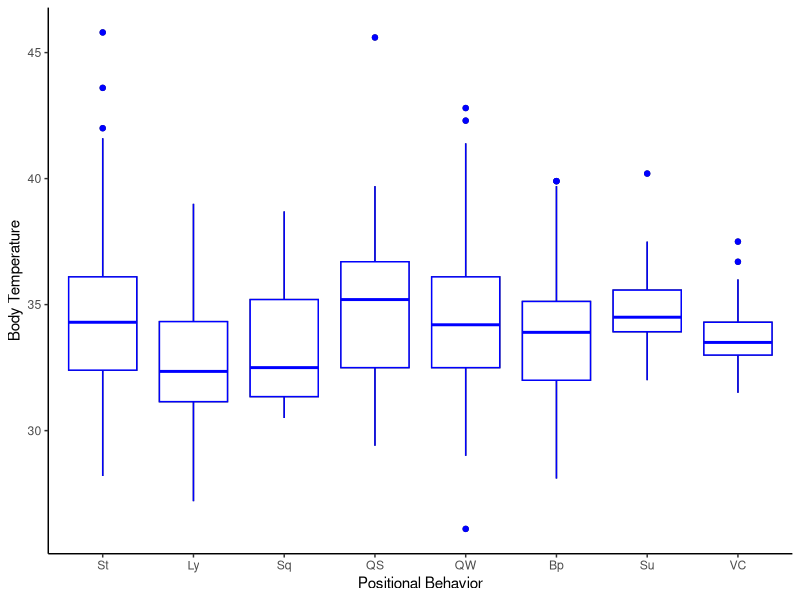
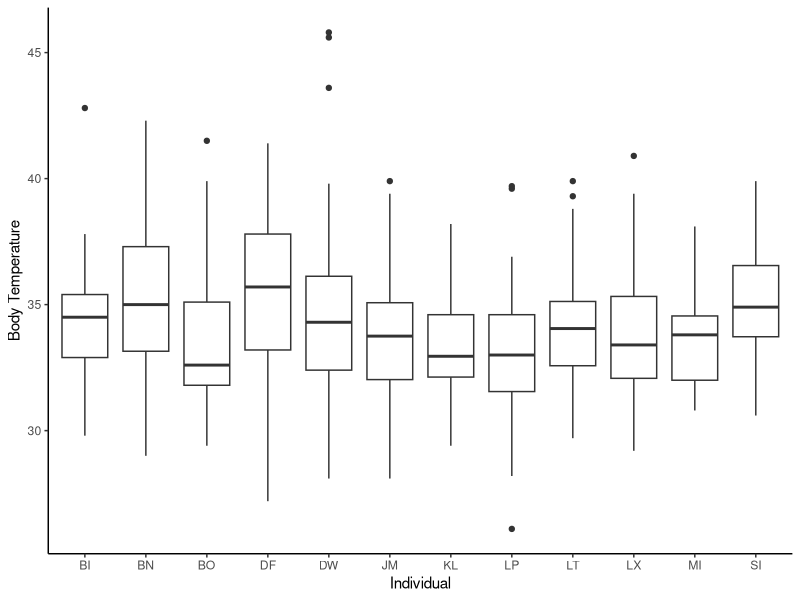
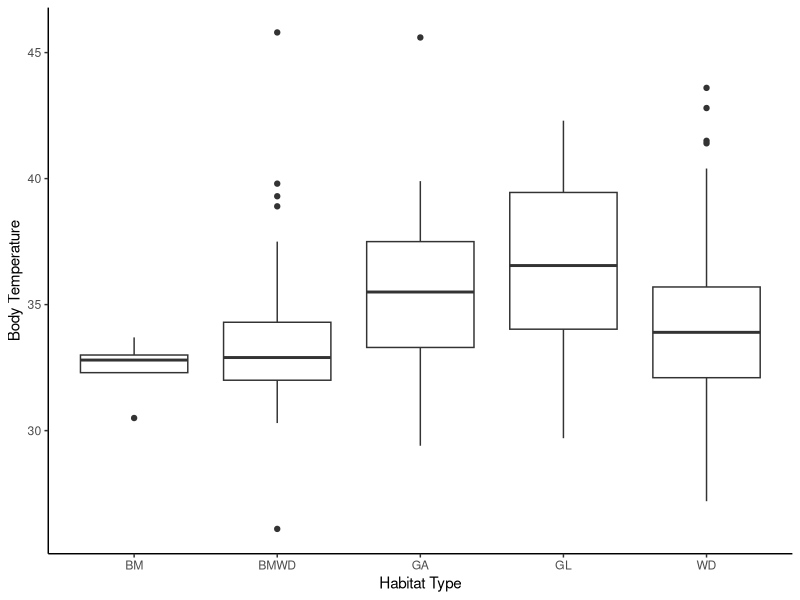
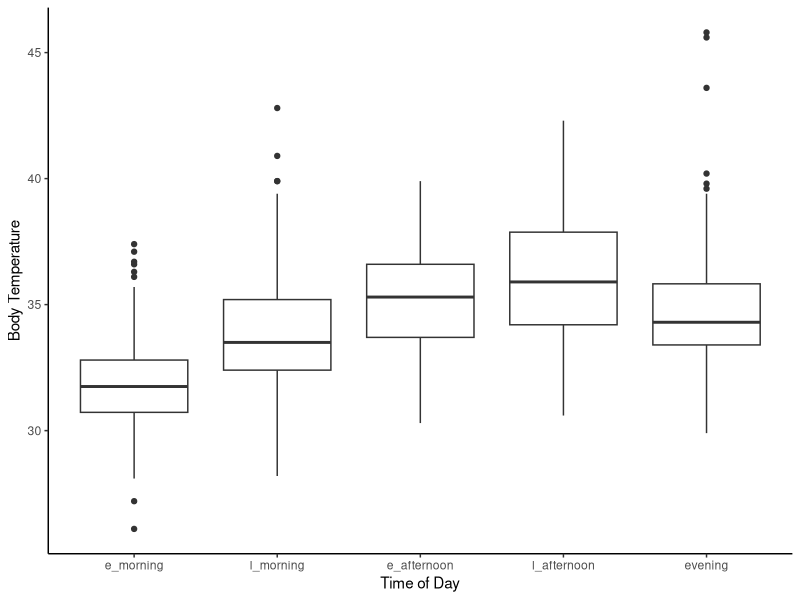
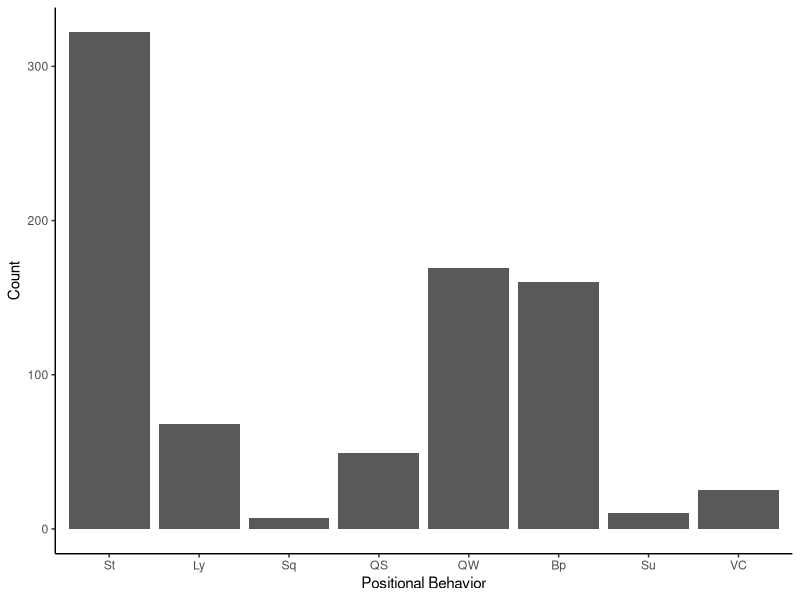
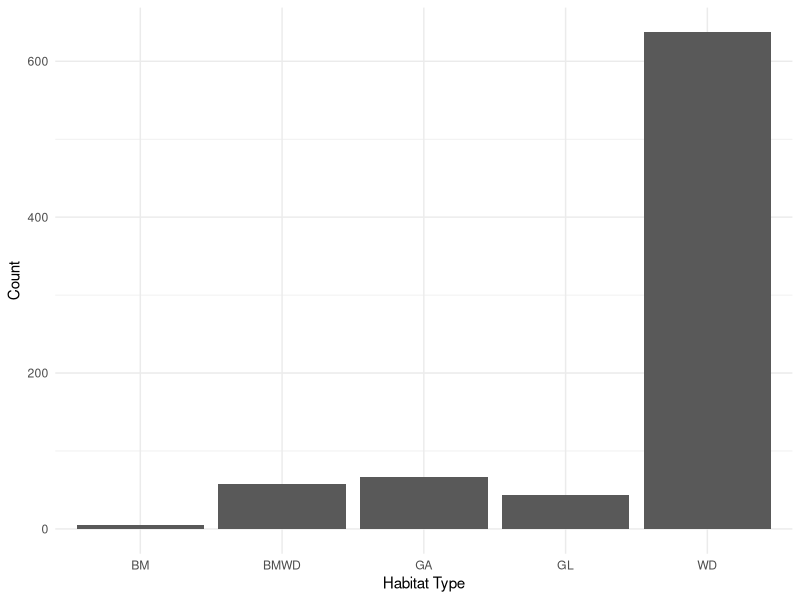
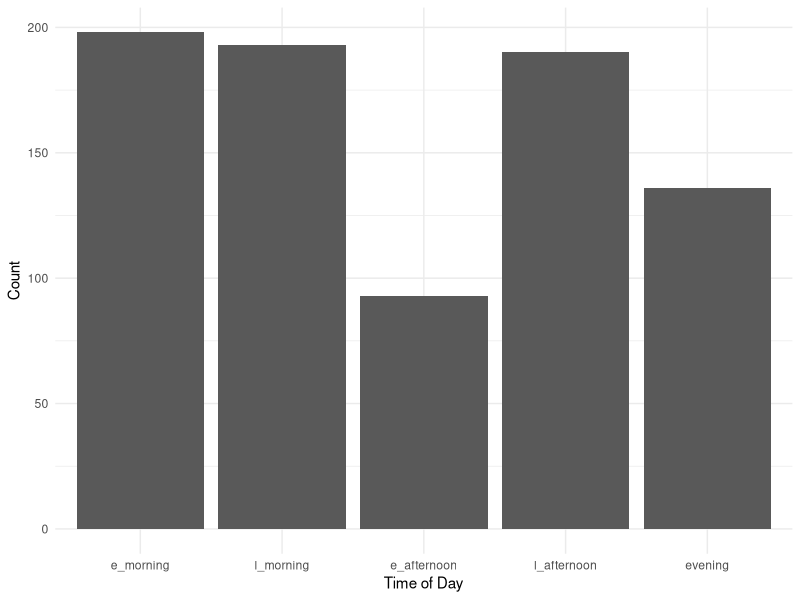
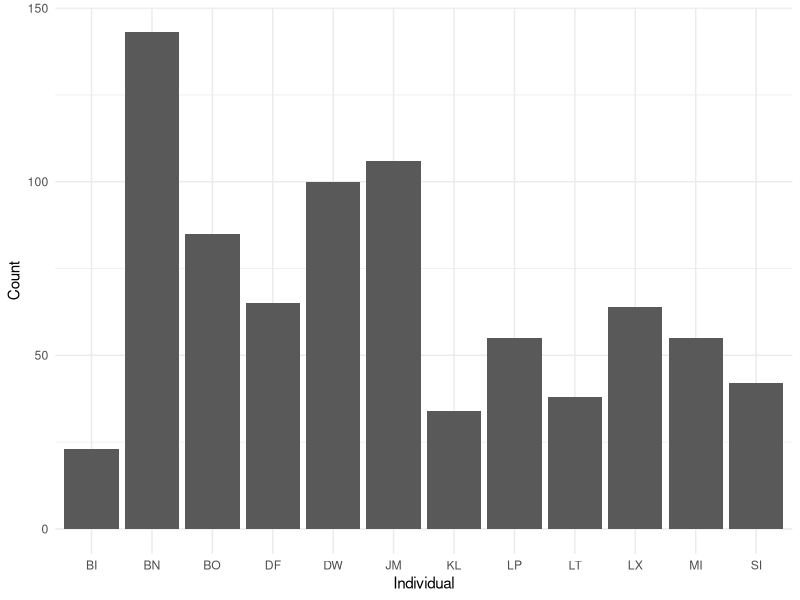

Source code (R) for these figures, in order: (Note: this script raises an error after producing the figures.)
# load libraries
library(tidyverse) 
library(readr) 
library(lubridate)
library(magrittr)
library(ggplot2)
library(car)
library(emmeans)
library(lme4)

##read in data
prelim_tidy <- read_csv("_data/_tidy/prelim_data_tidycols.csv")
View(prelim_tidy)

#Omit any missing values:
summary(is.na(prelim_tidy))

prelim_temp<-na.omit(prelim_tidy)
View(prelim_temp)

#Combine positional behaviors into smaller categories
# suspensory = Cb, Br & QM
#Vertical climb and cling together
prelim_temp$pos_beh[prelim_temp$pos_beh == "Cb"] <- "Su"
prelim_temp$pos_beh[prelim_temp$pos_beh == "Br"] <- "Su"
prelim_temp$pos_beh[prelim_temp$pos_beh == "QM"] <- "Su"
prelim_temp$pos_beh[prelim_temp$pos_beh == "Vci"] <- "VC"
prelim_temp$pos_beh[prelim_temp$pos_beh == "Abp"] <- "Bp"
prelim_temp$pos_beh[prelim_temp$pos_beh == "BpS"] <- "Bp"
prelim_temp$pos_beh[prelim_temp$pos_beh == "BpW"] <- "Bp"

############
##re-order levels
prelim_temp$time_od <- factor(prelim_temp$time_od, levels = c("e_morning", "l_morning", "e_afternoon", "l_afternoon", "evening"))
prelim_temp$pos_beh <- factor(prelim_temp$pos_beh, levels = c("St", "Ly", "Sq", "QS", "QW", "Bp", "Su", "VC"))


##plotting
ggplot(prelim_temp, aes(pos_beh, therm_t)) +
  geom_boxplot() + labs(x="Positional Behavior", y="Body Temperature") +
  theme_classic() + geom_boxplot(fill = "white", colour = "blue")

ggplot(prelim_temp, aes(individual, therm_t)) +
  geom_boxplot() + labs(x="Individual", y="Body Temperature") +
  theme_classic()

ggplot(prelim_temp, aes(hab_type, therm_t)) +
  geom_boxplot() + labs(x="Habitat Type", y="Body Temperature") +
  theme_classic()

ggplot(prelim_temp, aes(time_od, therm_t)) +
  geom_boxplot() + labs(x="Time of Day", y="Body Temperature") +
  theme_classic()

##counts
ggplot(prelim_temp, aes(pos_beh))+
  geom_bar(stat="count") + labs(x="Positional Behavior", y="Count") +
  theme_classic()  

ggplot(prelim_temp, aes(hab_type))+
  geom_bar(stat="count") + labs(x="Habitat Type", y="Count")+
  theme_minimal()    ###can I combine bamboo with bamboo woodland?

ggplot(prelim_temp, aes(time_od))+
  geom_bar(stat="count") + labs(x="Time of Day", y="Count")+
  theme_minimal()

ggplot(prelim_temp, aes(individual))+
  geom_bar(stat="count") + labs(x="Individual", y="Count")+
  theme_minimal()

ggplot(prelim_temp, aes(sun))+
  geom_histogram()

###model plotting
library(broom)
m1 <- lmer(therm_t ~ pos_beh + time_od + sun + date + hab_type + 
       (1|individual), data = prelim_temp)

summary(m1)
m1_res <- tidy(coef(summary(m1)) ) 

ggplot(m1_res, aes(pos_beh, therm_t)) +
  geom_point()


###
prelim_temp$pred <- predict(m1, type="response")



##attempting to follow tutorial but got too confused....
preddata <- with(prelim_temp, expand.grid(pos_beh = levels(pos_beh), time_od = levels(time_od),
                                          sun = levels(sun), date = levels(date), hab_type = levels(hab_type)))

mm <- model.matrix(~pos_beh + time_od + sun + date + hab_type)

pframe2 <- data.frame(preddata,eta=mm%*%fixef(m1))
pvar1 <- diag(mm %*% tcrossprod(vcov(m1),mm))
tvar1 <- pvar1+VarCorr(m1)$individual
